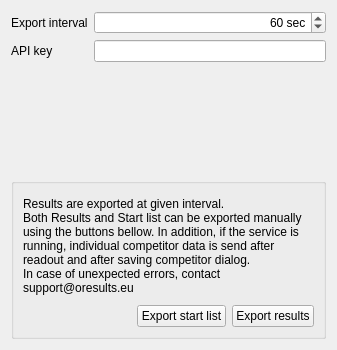
<?xml version="1.0" encoding="UTF-8"?>
<ui version="4.0">
 <class>Event::services::OResultsClientWidget</class>
 <widget class="QWidget" name="Event::services::OResultsClientWidget">
  <property name="geometry">
   <rect>
    <x>0</x>
    <y>0</y>
    <width>337</width>
    <height>350</height>
   </rect>
  </property>
  <property name="windowTitle">
   <string>Results upload service for OResults.eu</string>
  </property>
  <layout class="QVBoxLayout" name="verticalLayout">
   <item>
    <layout class="QFormLayout" name="formLayout">
     <item row="0" column="0">
      <widget class="QLabel" name="label_3">
       <property name="text">
        <string>Export interval</string>
       </property>
      </widget>
     </item>
     <item row="0" column="1">
      <widget class="QSpinBox" name="edExportInterval">
       <property name="alignment">
        <set>Qt::AlignmentFlag::AlignRight|Qt::AlignmentFlag::AlignTrailing|Qt::AlignmentFlag::AlignVCenter</set>
       </property>
       <property name="suffix">
        <string> sec</string>
       </property>
       <property name="minimum">
        <number>10</number>
       </property>
       <property name="maximum">
        <number>600</number>
       </property>
       <property name="singleStep">
        <number>10</number>
       </property>
       <property name="value">
        <number>60</number>
       </property>
      </widget>
     </item>
     <item row="1" column="0">
      <widget class="QLabel" name="label_2">
       <property name="text">
        <string>API key</string>
       </property>
      </widget>
     </item>
     <item row="1" column="1">
      <widget class="QLineEdit" name="edApiKey"/>
     </item>
    </layout>
   </item>
   <item>
    <widget class="QGroupBox" name="groupBox">
     <property name="title">
      <string/>
     </property>
     <layout class="QVBoxLayout" name="verticalLayout_2">
      <item>
       <widget class="QLabel" name="label">
        <property name="text">
         <string>Results are exported at given interval.
Both Results and Start list can be exported manually using the buttons bellow. In addition, if the service is running, individual competitor data is send after readout and after saving competitor dialog.
In case of unexpected errors, contact support@oresults.eu</string>
        </property>
        <property name="wordWrap">
         <bool>true</bool>
        </property>
       </widget>
      </item>
      <item>
       <layout class="QHBoxLayout" name="horizontalLayout_2">
        <item>
         <spacer name="horizontalSpacer_2">
          <property name="orientation">
           <enum>Qt::Orientation::Horizontal</enum>
          </property>
          <property name="sizeHint" stdset="0">
           <size>
            <width>40</width>
            <height>20</height>
           </size>
          </property>
         </spacer>
        </item>
        <item>
         <widget class="QPushButton" name="btExportStartListXml30">
          <property name="text">
           <string>Export start list</string>
          </property>
         </widget>
        </item>
        <item>
         <widget class="QPushButton" name="btExportResultsXml30">
          <property name="text">
           <string>Export results</string>
          </property>
         </widget>
        </item>
       </layout>
      </item>
     </layout>
    </widget>
   </item>
  </layout>
 </widget>
 <tabstops>
  <tabstop>edExportInterval</tabstop>
  <tabstop>edApiKey</tabstop>
  <tabstop>btExportStartListXml30</tabstop>
  <tabstop>btExportResultsXml30</tabstop>
 </tabstops>
 <resources/>
 <connections/>
</ui>
